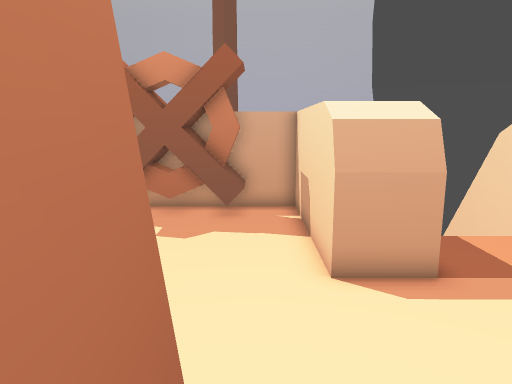
[1] (above)

17 first-person views from a walk through a level from a Godot 3-D game. The camera is 1.5 m above the floor, tilts 10° down and sees 70° across. The floor is counted in squares, 0.5 m on a side. Each view is taken from the middle of a square. On the plan, view 1 faces up. The plan holds only what a view shows up to about 20 squares ahead; the rest is blank. The place goes on beyond the plan.

[2]
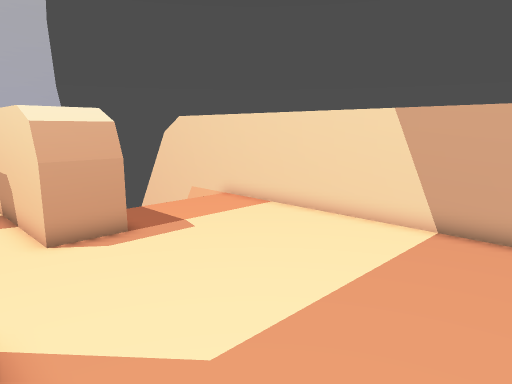

[3]
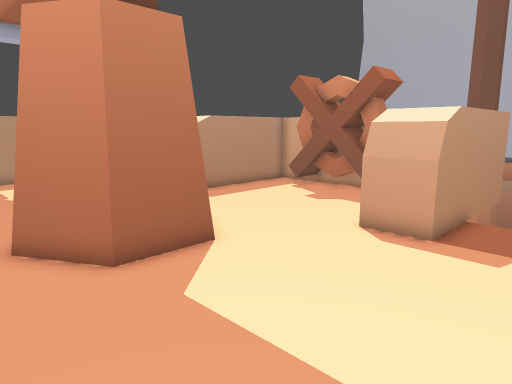

[4]
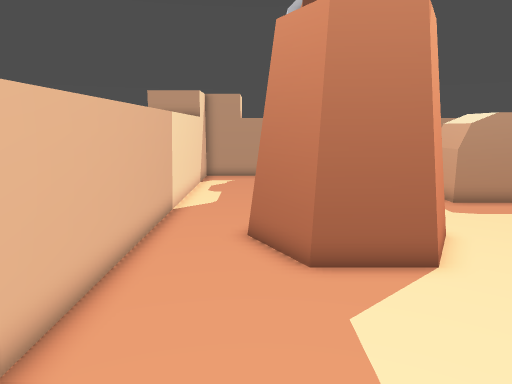

[5]
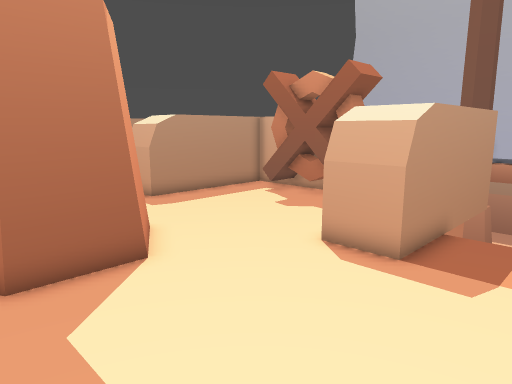

[6]
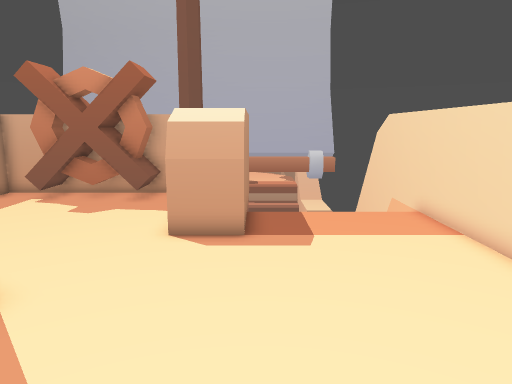

[7]
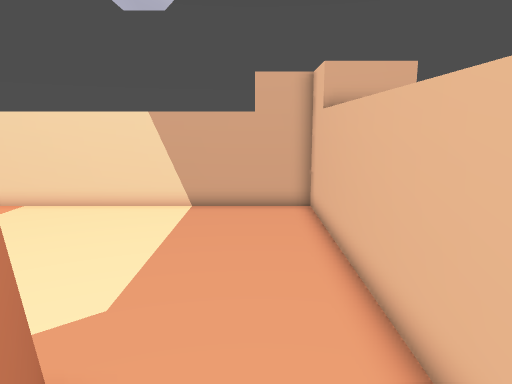

[8]
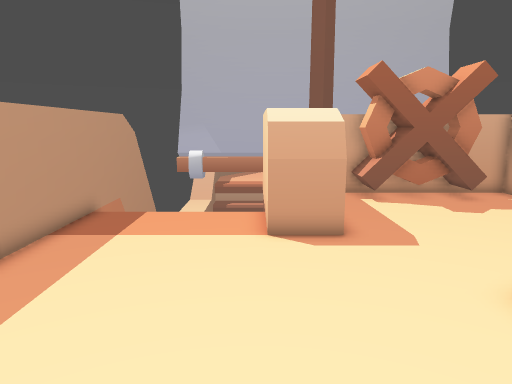

[9]
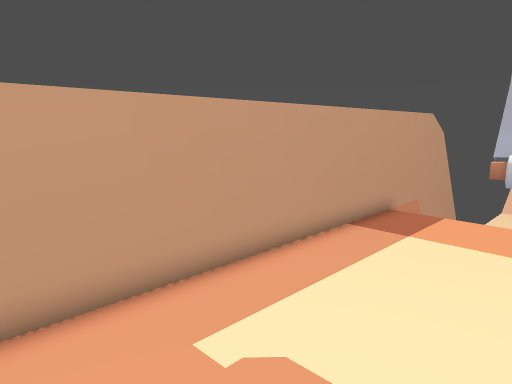

[10]
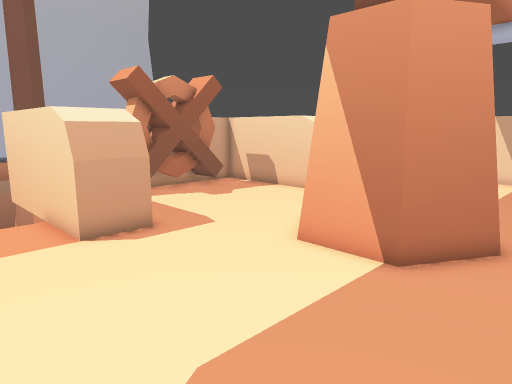

[11]
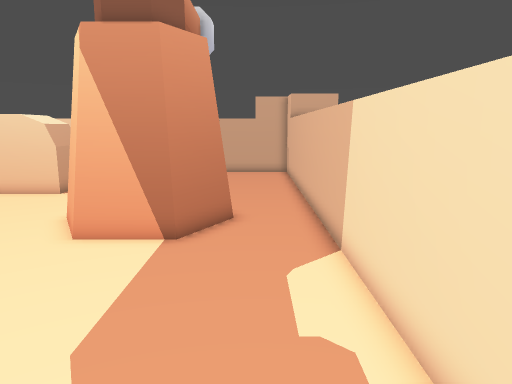

[12]
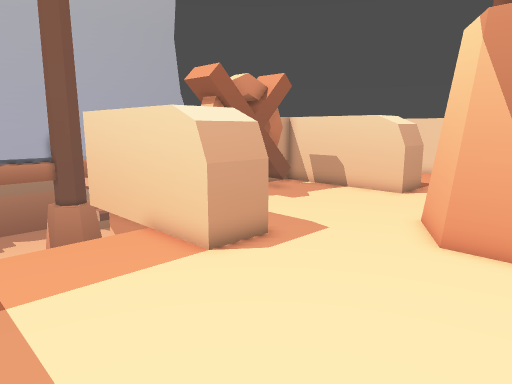

[13]
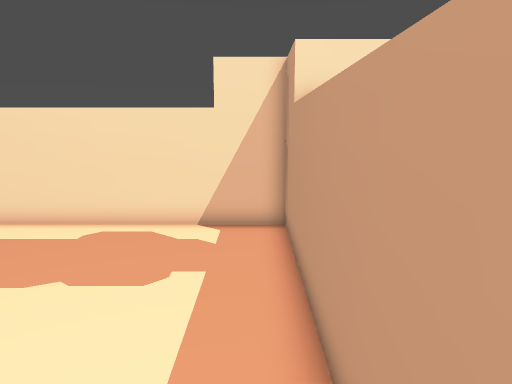

[14]
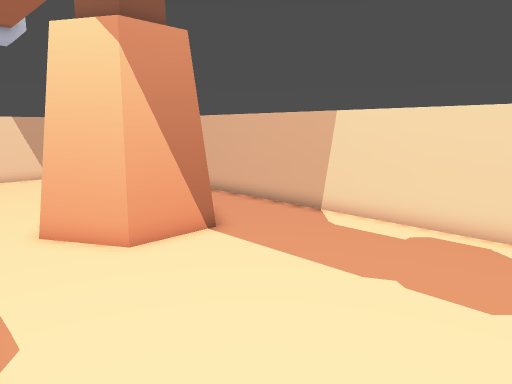

[15]
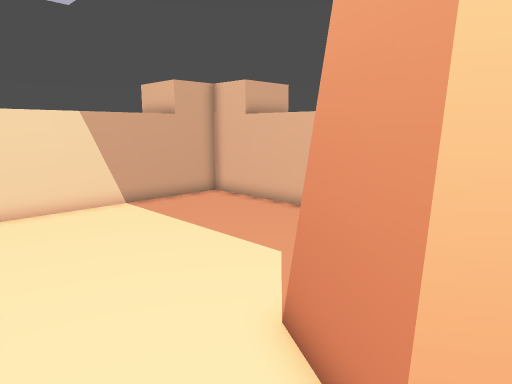

[16]
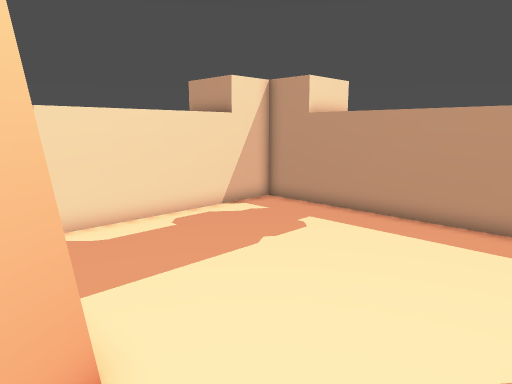

[17]
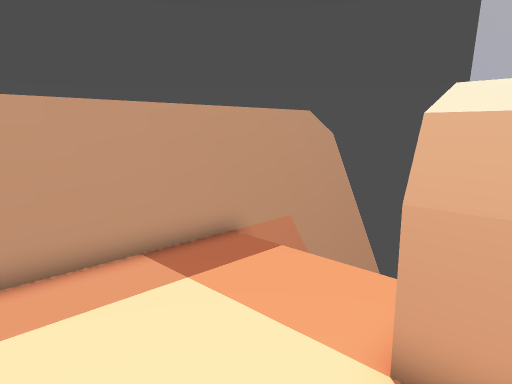

### Floor plan
Key: @ floor where view 1 was taken; # wall or solid block; . floor; = window, fence, low wall or low ledge; ^ raised ledge; v drop or lower ground.
Columns run from 16 left of view 1 to 10 right of it. Each row starts with its distance up from view 1.
 16 #                         #
 15 ^     v#           #v     ^
 14 ^     ###############     ^
 13 ^     ###..#####..###     ^
 12 #     ###..==#==..###     #
 11 #     # #.........# #     #
 10 #vvvvv# #.........# #vvvvv#
  9 #.....###.........###.....#
  8 #.....###.........###.....#
  7 #.....###.........###.....#
  6 #.........................#
  5 #.........................#
  4 #...........###...........#
  3 #..........#####..........#
  2 #..........#   #..........#
  1 #..........#   #..........#
  0 #..........#####@.........#
 -1 #...........###...........#
 -2 #.........................#
 -3 #.........................#
 -4 ###########################

Where each view was taken, in squares from view 1:
view 1: 0 up, 0 right, facing up
view 2: 3 down, 1 left, facing up-right
view 3: 3 down, 7 right, facing up-left
view 4: 1 down, 7 right, facing left
view 5: 1 down, 7 right, facing up-left
view 6: 3 down, 4 right, facing up
view 7: 2 down, 4 left, facing right
view 8: 3 down, 10 left, facing up
view 9: 3 down, 10 left, facing up-left
view 10: 3 down, 13 left, facing up-right
view 11: 2 down, 15 left, facing right
view 12: 0 up, 15 left, facing up-right
view 13: 7 up, 15 left, facing down
view 14: 7 up, 14 left, facing down-right
view 15: 7 up, 4 left, facing down-right
view 16: 7 up, 4 left, facing down-left
view 17: 3 up, 8 left, facing up-left
